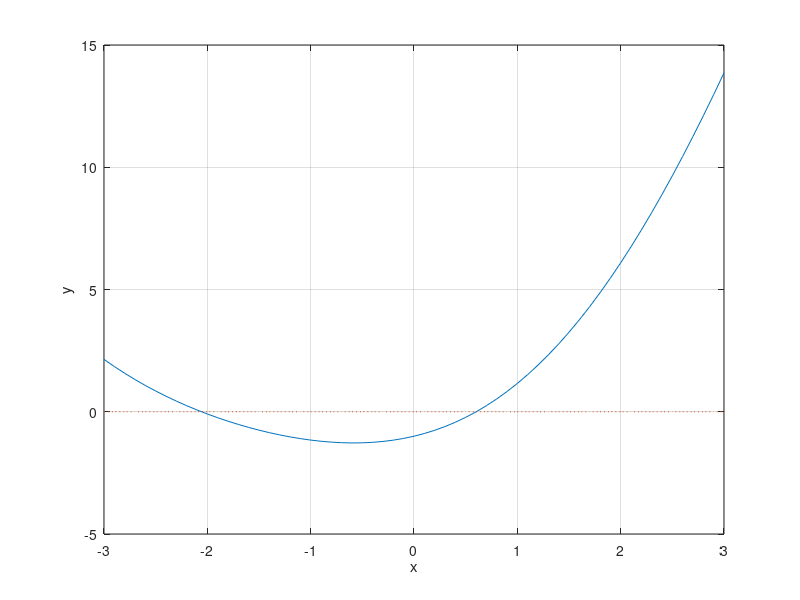

Recreate this plot in MATLAB. (Note: this script raises an error after producing the figure.)
%%
a = 1;
f = @(x)x*x-1;
r = fzero(f,5)
%%
f = @(x)x.^2+2*x-1-sin(x);
t = -3:0.1:3;
plot(t,f(t),t,0.*t,':');
grid on;
xlabel('x');
ylabel('y');
p = ginput(1);
[x,y] = fzero(f,p(1));
hold on;
plot(p(1),p(2),'g*',x,y,'r*');
%%
f = @(x)sin(exp(x));
t = -3:0.01:3;
plot(t,f(t),t,0*t,'g:');
grid on;
hold on;
x = ginput(1);
[px,py] = fzero(f,x(1));
plot(x(1),x(2),'g*',px,py,'r*');
%%
f = @(x)5*(exp(-0.1*x)).*sin(x)-0.1*x;
t = -2*pi:0.01:6*pi;
plot(t,f(t),t,0*t,'g:');
grid on;
hold on;
x = ginput(1);
[px,py] = fzero(f,x(1));
plot(x(1),x(2),'g*',px,py,'r*');
%%
syms x
fzero('x^2+1',0)
solve(x^2+1,x)
%%
f = @(x)cos(x)-exp(0.001+x.^2);
t = -1:0.05:1;
plot(t,f(t));
grid on;
hold on;
t = ginput(1);
[px,py,flag] = fzero(f,t(1));% flag = -3 корней нет
solve(cos(x)-exp(0.001+x.^2),x);% пустой результат - корней нет